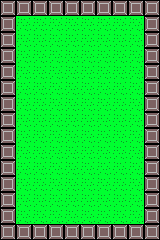

This game map was drawn from its Tiled (.tmx) file and the tilesets committed beside it. A one-line description and the full map source follow:
An orthogonal 10x15 tile map with 16x16 px tiles, 1 tile layer (Tile Layer 1).

<map version="1.0" tiledversion="1.0.3" orientation="orthogonal" renderorder="right-down" width="10" height="15" tilewidth="16" tileheight="16" nextobjectid="1">
 <tileset firstgid="1" source="tileset.tsx" />
 <layer name="Tile Layer 1" width="10" height="15">
  <data encoding="csv">
2,2,2,2,2,2,2,2,2,2,
2,1,1,1,1,1,1,1,1,2,
2,1,1,1,1,1,1,1,1,2,
2,1,1,1,1,1,1,1,1,2,
2,1,1,1,1,1,1,1,1,2,
2,1,1,1,1,1,1,1,1,2,
2,1,1,1,1,1,1,1,1,2,
2,1,1,1,1,1,1,1,1,2,
2,1,1,1,1,1,1,1,1,2,
2,1,1,1,1,1,1,1,1,2,
2,1,1,1,1,1,1,1,1,2,
2,1,1,1,1,1,1,1,1,2,
2,1,1,1,1,1,1,1,1,2,
2,1,1,1,1,1,1,1,1,2,
2,2,2,2,2,2,2,2,2,2
</data>
 </layer>
</map>